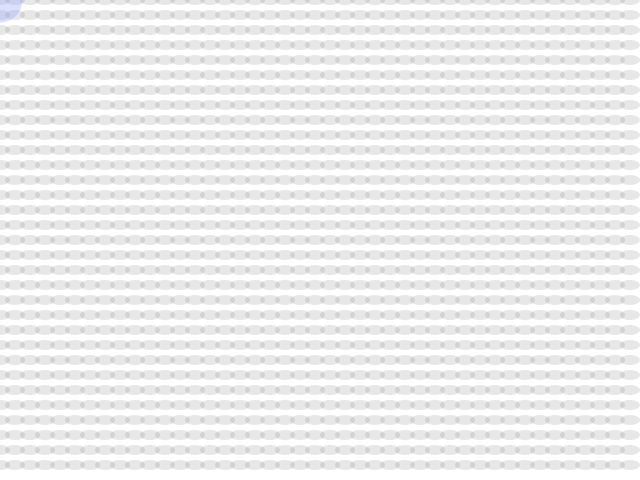
Frame 1 (no input)
Frame 60 (the mouse pressed at the canvas centre just before this capture): identical to frame 1, image omitted
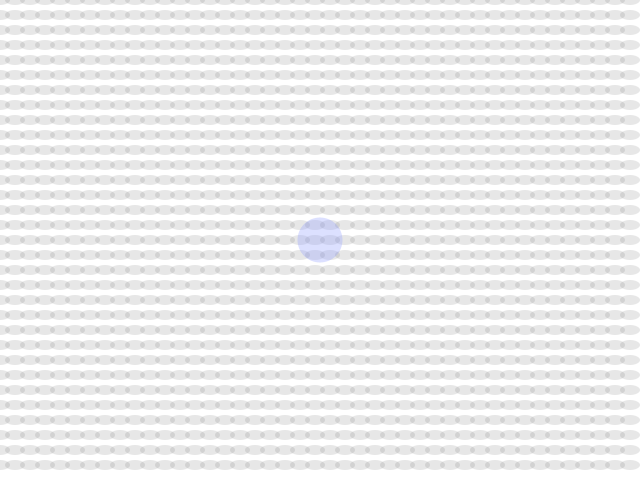
Frame 120 (the mouse held since frame 60 and released just before this capture)

The Processing sketch that drew these frames (run headless with seeded random() and noise(); from frame 60 on, the mouse is pressed at the canvas centre):

// Processing sketch: processing_87659
// ── processing_87659.pde

void setup() {
  size(640, 480);
  smooth();
  noStroke();
}

void draw() {
  background(255);

  for (int i=0; i<width; i+=15) {
    for (int j=0; j<height; j+=15) {
      fill(50, 30);
      ellipse(i, j, 20, 10);
    }
  }
  
  fill(144, 156, 255, 80);
  ellipse(pmouseX, pmouseY, 45, 45);
}
